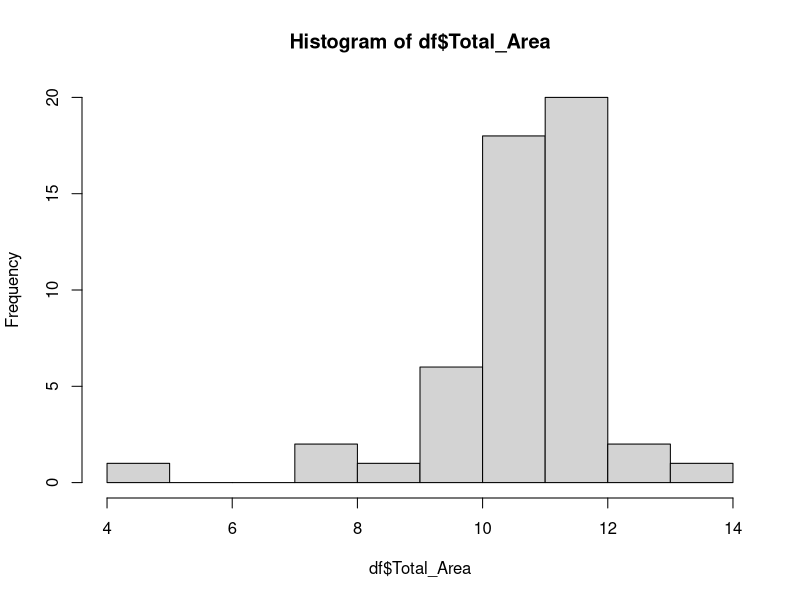
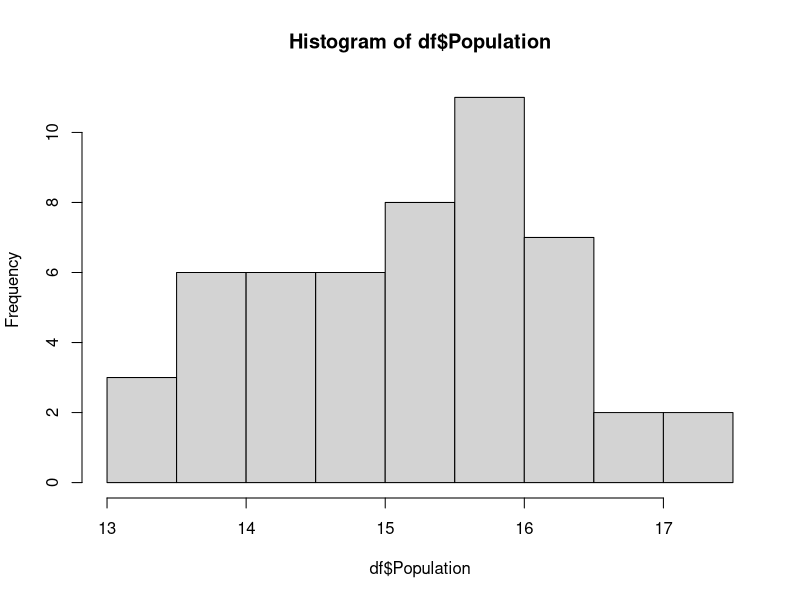
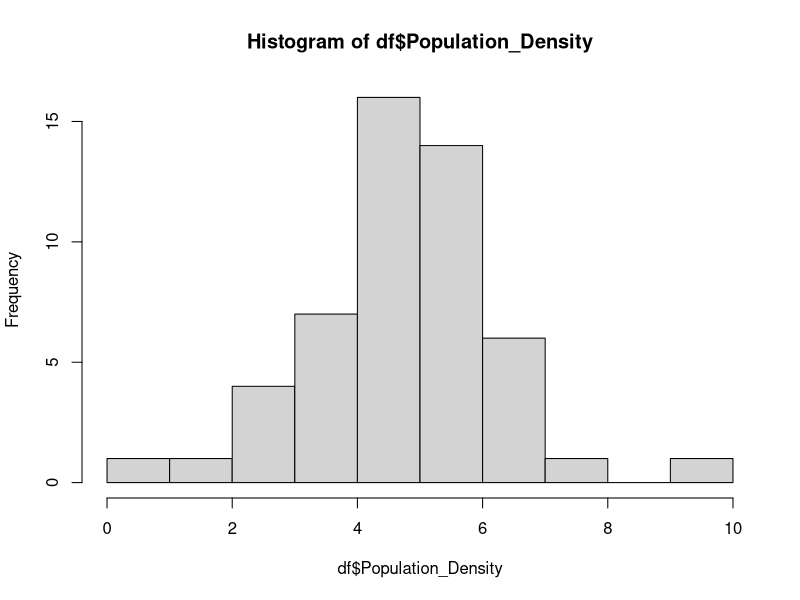
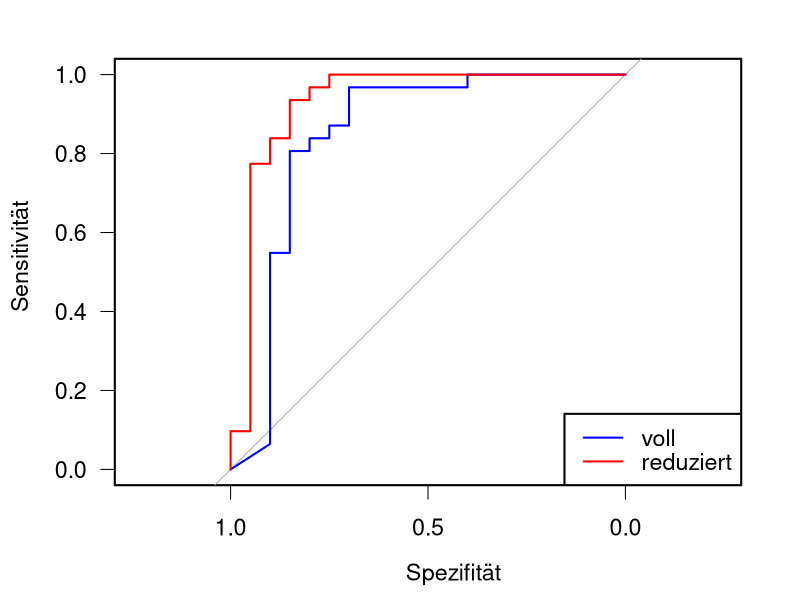

R code for these plots, in order:
# Laden der notwendigen Pakete
library(pROC) # ROC-Kurvenanalyse und AUC-Berechnung
library(caret) # Kreuzvalidierung und Vergleich von Modellen

setwd("C:/Users/Hanji/OneDrive/Studium/WS 24-25/Fallstudien/Projekt 5")
df <- read.csv("US_election_2024.csv", sep = ";", dec = ",")
head(df)
str(df)

dim(df)
#51 11

summary(df)
#keine NA Werte

#Deskriptive Analyse

table(df$State)
#Eine Beobachung aus jedem Staat

table(df$Leading_Candidate)
# Harris  Trump 
# 20     31 

#Statistische Kennwerte für kardinal stetig skalierte Variablen
num_stat <- function(data) {
  var_name <- variable.names(df[3:10])
  result <- matrix(NA, nrow = length(data), ncol = 8)
  colnames(result) <- c("Merkmal", "min", "q0.25", "q0.5", 
                        "Arith. Mittel", "q0.75", "max", "sd")
  for(i in 1:length(data)) {
    var_data <- data[[i]]
    
    q1 <- quantile(var_data, 0.25, type = 2)
    q3 <- quantile(var_data, 0.75, type = 2)
    
    result[i, 1] <- var_name[i]
    result[i, 2] <- sprintf("%.3f", min(var_data))
    result[i, 3] <- sprintf("%.3f", q1)
    result[i, 4] <- sprintf("%.3f", median(var_data))
    result[i, 5] <- sprintf("%.3f", mean(var_data))
    result[i, 6] <- sprintf("%.3f", q3)
    result[i, 7] <- sprintf("%.3f", max(var_data))
    result[i, 8] <- sprintf("%.3f", sd(var_data))
  } 
  return(as.data.frame(result))
}
num_stat(df[,3:10])

# Datenaufbereitung
df$Total_Area <- log(df$Total_Area)
print(df$Total_Area)
hist(df$Total_Area)

df$Population <- log(df$Population)
print(df$Population)
hist(df$Population)

df$Population_Density <- log(df$Population_Density)
print(df$Population_Density)
hist(df$Population_Density)

################################################################################

# Aufgabe 1 - die Zielvariable Leading_Candidate modellieren
# Harris = 0, Trump = 1 kodieren (da wir Logistische Regression verwenden, 
# muss die Zielvariable numerisch sein und als 0 und 1 kodiert werden)
df$Leading_Candidate <- ifelse(df$Leading_Candidate == "Harris", 0, 1)
df$Leading_Candidate <- as.factor(df$Leading_Candidate)

# Logistische Regression
Modell_voll <- glm(df$Leading_Candidate ~ df$Total_Area + df$Population
                   + df$Median_Age + df$Birth_Rate + df$HDI + df$Unemployment_Rate + df$Median_Rent
                   + df$Health_Insurance_Coverage, family = binomial)

# Ergebnisse anzeigen
summary(Modell_voll)

# Call:
#   glm(formula = df$Leading_Candidate ~ df$Total_Area + df$Population + 
#         df$Median_Age + df$Birth_Rate + df$HDI + df$Unemployment_Rate + 
#         df$Median_Rent + df$Health_Insurance_Coverage, family = binomial)
# 
# Coefficients:
#   Estimate Std. Error z value Pr(>|z|)
# (Intercept)                   1.325e+02  8.332e+01   1.590    0.112
# df$Total_Area                 1.060e+00  1.495e+00   0.709    0.478
# df$Population                 1.667e+00  1.071e+00   1.557    0.119
# df$Median_Age                -2.686e-01  5.962e-01  -0.450    0.652
# df$Birth_Rate                 5.353e-02  2.768e-01   0.193    0.847
# df$HDI                       -6.299e+01  6.179e+01  -1.019    0.308
# df$Unemployment_Rate         -2.392e+02  1.733e+02  -1.381    0.167
# df$Median_Rent               -7.343e-03  5.643e-03  -1.301    0.193
# df$Health_Insurance_Coverage -9.046e+01  6.638e+01  -1.363    0.173
# 
# (Dispersion parameter for binomial family taken to be 1)
# 
# Null deviance: 68.310  on 50  degrees of freedom
# Residual deviance: 16.198  on 42  degrees of freedom
# AIC: 34.198
# 
# Number of Fisher Scoring iterations: 8

################################################################################
# Aufgabe 2

# Schrittweise Selektion basierend auf AIC
# Durchführung der Schrittweisen Selektion (beide Richtungen)
Modell_reduziert <- step(Modell_voll, direction = "both", trace = 0)

# Zusammenfassung des ausgewählten Modells
summary(Modell_reduziert)

# Call:
#   glm(formula = df$Leading_Candidate ~ df$Population + df$Median_Age + 
#         df$Unemployment_Rate + df$Median_Rent + df$Health_Insurance_Coverage, 
#       family = binomial)
# 
# Coefficients:
#   Estimate Std. Error z value Pr(>|z|)   
# (Intercept)                   1.431e+02  5.250e+01   2.725  0.00642 **
# df$Population                 1.672e+00  9.192e-01   1.819  0.06887 . 
# df$Median_Age                -3.783e-01  2.961e-01  -1.278  0.20129   
# df$Unemployment_Rate         -1.818e+02  1.274e+02  -1.427  0.15345   
# df$Median_Rent               -1.163e-02  4.348e-03  -2.676  0.00745 **
# df$Health_Insurance_Coverage -1.404e+02  5.540e+01  -2.534  0.01126 * 
#   ---
#   Signif. codes:  0 ‘***’ 0.001 ‘**’ 0.01 ‘*’ 0.05 ‘.’ 0.1 ‘ ’ 1
# 
# (Dispersion parameter for binomial family taken to be 1)
# 
# Null deviance: 68.310  on 50  degrees of freedom
# Residual deviance: 17.524  on 45  degrees of freedom
# AIC: 29.524
# 
# Number of Fisher Scoring iterations: 8

# Konfidenzintervalle der Koeffizienten
confint.default(Modell_reduziert)
#                                       2.5 %        97.5 %
#  (Intercept)                    40.18578546 245.969897615
#  df$Population                  -0.12929658   3.473717303
#  df$Median_Age                  -0.95863441   0.201945736
#  df$Unemployment_Rate         -431.53963693  67.841629156
#  df$Median_Rent                 -0.02015508  -0.003113086
#  df$Health_Insurance_Coverage -248.97290664 -31.820859017

# Vergleich der Modelle anhand von AIC
cat("AIC des vollständigen Modells:", AIC(Modell_voll), "\n")
# AIC des vollständigen Modells: 34.19821 

cat("AIC des reduzierten Modells:", AIC(Modell_reduziert), "\n")
# AIC des reduzierten Modells: 29.5241 

###############################################################################
#Aufgabe 3

# Alle erklärenden Variablen
formula_full <- Leading_Candidate ~ Total_Area + Population +
  Median_Age + Birth_Rate + HDI + Unemployment_Rate +
  Median_Rent + Health_Insurance_Coverage

# Reduziertes Modell (basierend auf stepwise AIC)
formula_reduced <- Leading_Candidate ~ Population + Median_Age +
  Unemployment_Rate + Median_Rent + Health_Insurance_Coverage

#10-fache Kreuzvalidierung
set.seed(123456)
ctrl <- trainControl(
  method = "cv",            # k-Fold CV
  number = 10,
  classProbs = TRUE,        # damit caret Probability Estimates zurückgibt
  summaryFunction = twoClassSummary,  # AUC, Sens, Spez ...
  savePredictions = "final" # Vorhersagen speichern für eigenes ROC-Plotting
)

# Faktor-Level anpassen, damit caret "positiv" / "negativ" versteht
# Zum Beispiel: Level 1 = "Trump", Level 0 = "Harris"
df$Leading_Candidate <- as.factor(df$Leading_Candidate)
levels(df$Leading_Candidate) <- c("Harris", "Trump")

# 1. Vollständiges Modell
model_full_cv <- train(
  formula_full,
  data       = df,
  method     = "glm",
  family     = "binomial",
  metric     = "ROC",   # Maximiert AUC (ROC) statt Accuracy
  trControl  = ctrl
)

# 2. Reduziertes Modell
model_red_cv <- train(
  formula_reduced,
  data       = df,
  method     = "glm",
  family     = "binomial",
  metric     = "ROC",
  trControl  = ctrl
)

# Trainingsresultate ansehen (AUC aus der CV, Kappa, Accuracy, usw.)
model_full_cv
model_red_cv

# Beispiel:
preds_full <- model_full_cv$pred
head(preds_full)
# Hier stehen die Spalten "obs" (wahre Klasse), "Trump" (Vorhersage-WK für Trump)
# und "Harris" (Vorhersage-WK für Harris). 
# Beachten Sie, dass caret ggf. intern die Levels sortiert: 
# Positiv = Trump, Negativ = Harris.

roc_full <- roc(response = preds_full$obs,
                predictor = preds_full$Trump,
                levels    = c("Harris","Trump"))

roc_full <- roc(response = preds_full$obs,
                predictor = preds_full$Trump,
                levels    = c("Harris","Trump"))

windows(width = 7)
opar <- par (mar = c( 3.3, 4, 0.2, 0.2), lwd = 2,
             cex = 1.4, las = 1)
plot(roc_full, col="blue", xlab = "", ylab = "")

# Dasselbe für das reduzierte Modell
preds_red <- model_red_cv$pred
roc_red   <- roc(response = preds_red$obs,
                 predictor = preds_red$Trump,
                 levels    = c("Harris","Trump"))
lines(roc_red, col="red", xlab = "", ylab = "")
legend("bottomright", legend=c("voll","reduziert"), col=c("blue","red"), lwd=2)
title(xlab = "Spezifität", line = 1.8)
title(ylab = "Sensitivität", line = 2.8)
par(opar)

auc(roc_full)
# Area under the curve: 0.8468
auc(roc_red)
# Area under the curve: 0.9306
